Frame 1 (no input): blank canvas, image omitted
Frame 60 (no input): blank canvas, image omitted
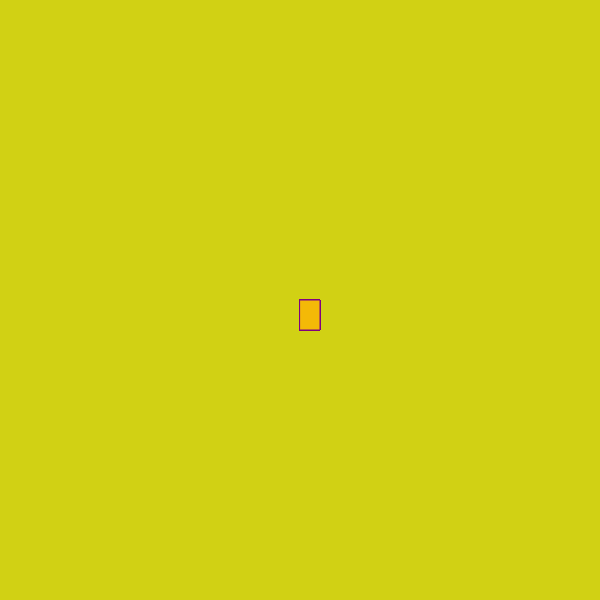
Frame 120 (the mouse pressed at the canvas centre since frame 60)

The p5.js sketch whose frames 1 and 60 were blank and that drew this single picture after the mouse press (run headless with seeded random() and noise() and a simulated clock; from frame 60 on, the mouse is pressed at the canvas centre):

// p5.js sketch
// ── sketch.js
function setup() {
  createCanvas(600, 600);
    background("rgb(209,209,20)")
}

function draw() {

  stroke("purple");
  fill("#F4B907");
  
  //console.log(mouseIsPressed)
  if  (mouseIsPressed) {
    rect(mouseX, mouseY, 20, 30);
  }
  
}
